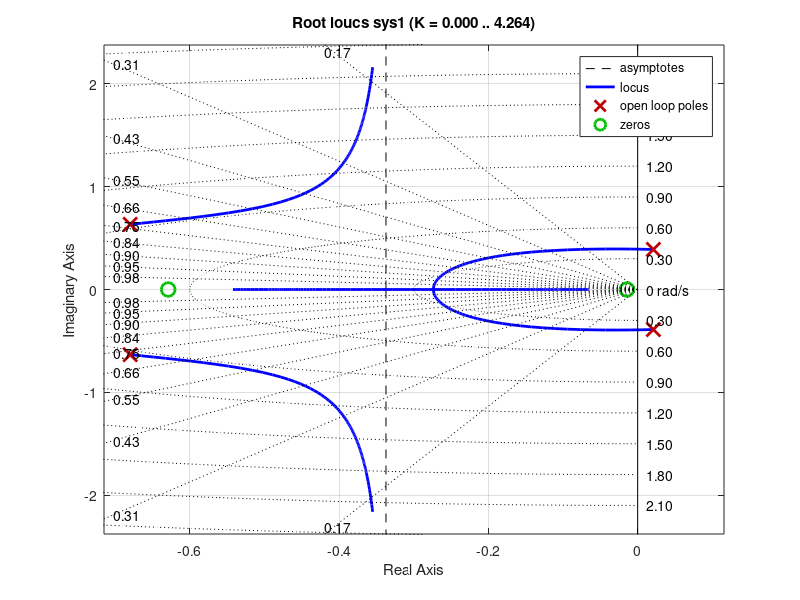
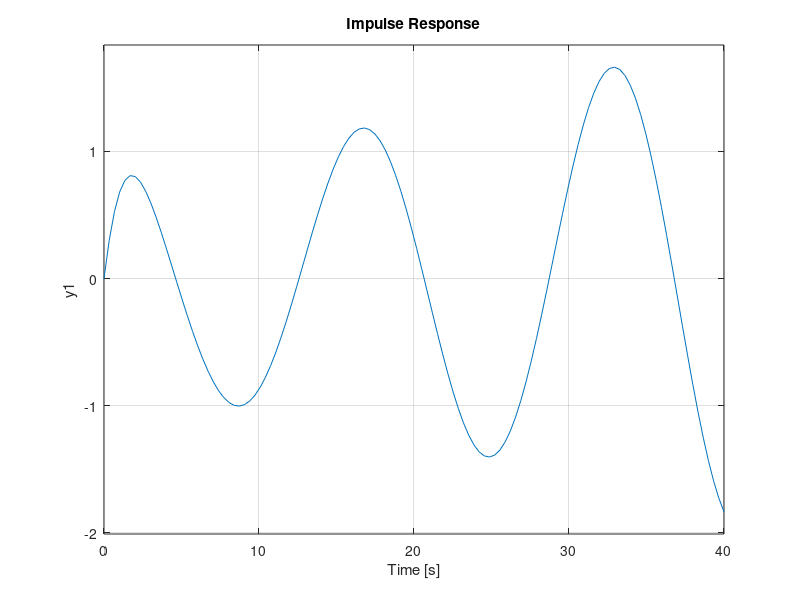
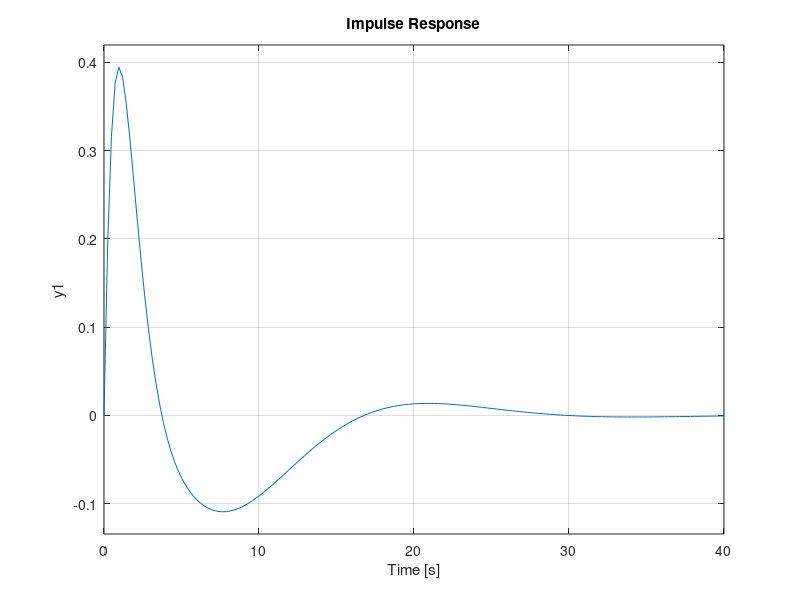

Write the MATLAB code that produced these figures, in order.
clear all

s=tf('s');


sys1=1.01*(s+0.629)*(s+0.0145)/((s^2-0.042*s+0.152)*(s^2+1.36*s+0.864));%decoupled longtudinal transfer function
rlocus(sys1)
sgrid



a=1;%pitch rate feedback gain
b=0.8;%pitch angle feedback gain

sys2=a*(b/a+s);%negative feedback loop

H=feedback(sys1,sys2,-1);
damp(H)
figure
impulse(sys1,40)
figure
impulse(H,40)
